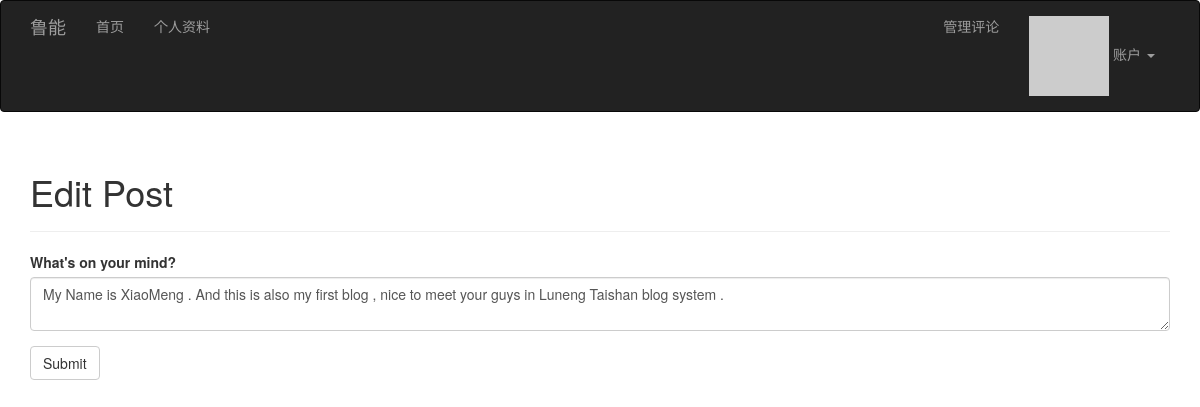
/edit/3 (signed in), run on an earlier commit of the app's database.
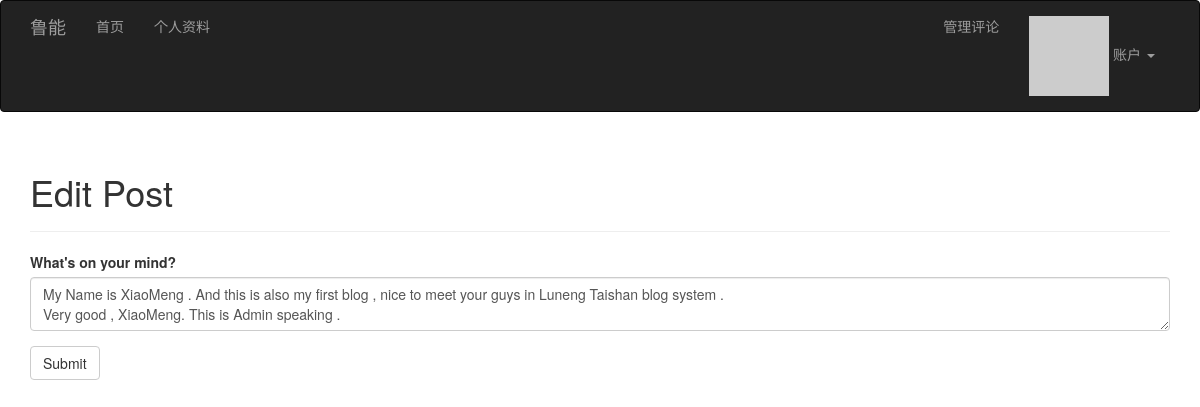
And on a later commit of the database.
### app/models.py (models this page shows, shortened)
class Post(db.Model):
    __tablename__ = 'posts'
    id = db.Column(db.Integer, primary_key=True)
    body = db.Column(db.Text)
    timestamp = db.Column(db.DateTime, index=True, default=datetime.utcnow)
    author_id = db.Column(db.Integer, db.ForeignKey('users.id'))
    body_html=db.Column(db.Text)
    comments=db.relationship('Comment',backref='post',lazy='dynamic')

### app/main/views.py (the view)
@main.route('/edit/<int:id>', methods=['GET', 'POST'])
@login_required
def edit(id):
    post = Post.query.get_or_404(id)
    if current_user != post.author and not current_user.can(Permission.ADMINISTER):
        abort(403)
    form=PostForm()
    if form.validate_on_submit():
        post.body=form.body.data
        db.session.add(post)
        flash('The post has been updated.')
        return redirect(url_for('.post', id=post.id))
    form.body.data=post.body
    return render_template('edit_post.html',form=form)

### app/main/forms.py
class PostForm(Form):
    body=PageDownField("What's on your mind?", validators=[Required()])
    submit = SubmitField('Submit')

### app/auth/views.py (called while the page is built)
@auth.before_app_request
def before_request():
    if current_user.is_authenticated:
        current_user.ping()

### app/main/__init__.py (called while the page is built)
@main.app_context_processor
def inject_permissions():
    return dict(Permission=Permission)

### app/main/views.py (called while the page is built)
@main.after_app_request
def after_request(response):
    for query in get_debug_queries():
        current_app.logger.warning(
            'Slow query: %s\nParameters: %s\nDuration: %fs\nContext: %s\n'
            % (query.statement, query.parameters, query.duration,
               query.context))
    return response

### app/models.py (called while the page is built)
@login_manager.user_loader
def load_user(user_id):
    return User.query.get(int(user_id))

    def can(self,permissions):
        return self.role is not None and (self.role.permissions & permissions) == permissions

    def ping(self):
        self.last_seen=datetime.utcnow()
        db.session.add(self)

### app/templates/edit_post.html (shortened to what this page needs)
{% extends "base.html" %}
{% import "bootstrap/wtf.html" as wtf %}
{% block page_content %}
<div class="page-header">
<h1>Edit Post</h1>
</div>
<div>
{{ wtf.quick_form(form) }}
</div>
{% endblock %}

What changed in the data, as far as the page shows it:
changed Post: body "My Name is XiaoMeng . And this is also my first blog , nice to meet your guys in Luneng Taishan blog system ." → "My Name is XiaoMeng . And this is also my first blog , nice to meet your guys in Luneng Taishan blog system . Very good , XiaoMeng. This is Admin speaking ."
